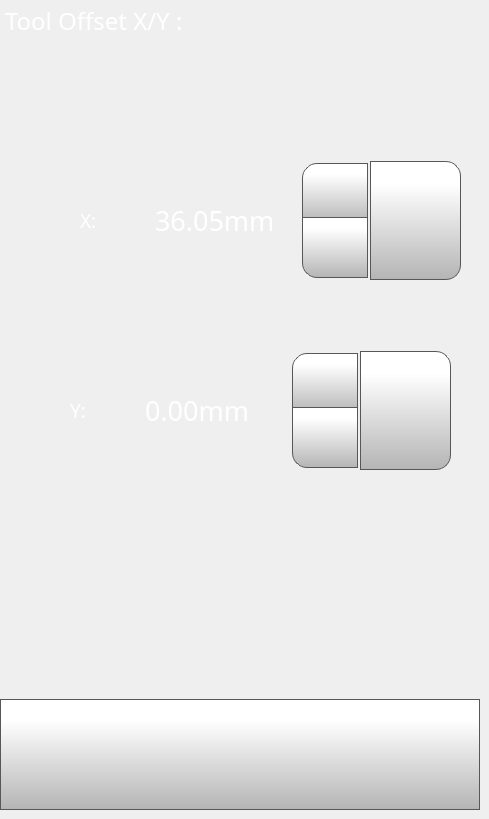
    <widget class="QWidget" name="toolOffsetXYPage">
     <widget class="QLabel" name="tollOffsetXLabel">
      <property name="geometry">
       <rect>
        <x>80</x>
        <y>210</y>
        <width>70</width>
        <height>21</height>
       </rect>
      </property>
      <property name="font">
       <font>
        <family>Gotham Light</family>
        <pointsize>14</pointsize>
        <weight>50</weight>
        <bold>false</bold>
       </font>
      </property>
      <property name="styleSheet">
       <string notr="true">color: rgb(255, 255, 255);</string>
      </property>
      <property name="text">
       <string>X:</string>
      </property>
     </widget>
     <widget class="QPushButton" name="toolOffsetXYBackButton">
      <property name="geometry">
       <rect>
        <x>0</x>
        <y>699</y>
        <width>480</width>
        <height>111</height>
       </rect>
      </property>
      <property name="minimumSize">
       <size>
        <width>0</width>
        <height>0</height>
       </size>
      </property>
      <property name="font">
       <font>
        <family>Gotham Light</family>
        <pointsize>9</pointsize>
       </font>
      </property>
      <property name="styleSheet">
       <string notr="true">QPushButton {
     border: 1px solid rgb(87, 87, 87);
	background-color: qlineargradient(spread:pad, x1:0, y1:1, x2:0, y2:0.188, stop:0 rgba(180, 180, 180, 255), stop:1 rgba(255, 255, 255, 255));


}

QPushButton:pressed {
    background-color: qlineargradient(x1: 0, y1: 0, x2: 0, y2: 1,
                                      stop: 0 #dadbde, stop: 1 #f6f7fa);
}

QPushButton:flat {
    border: none; /* no border for a flat push button */
}

QPushButton:default {
    border-color: navy; /* make the default button prominent */
}

QPushButton:focus {
	outline: none;
}</string>
      </property>
      <property name="text">
       <string/>
      </property>
      <property name="icon">
       <iconset>
        <normaloff>templates/img/arrows-4.png</normaloff>templates/img/arrows-4.png</iconset>
      </property>
      <property name="iconSize">
       <size>
        <width>50</width>
        <height>50</height>
       </size>
      </property>
      <property name="checkable">
       <bool>false</bool>
      </property>
      <property name="autoDefault">
       <bool>false</bool>
      </property>
      <property name="default">
       <bool>false</bool>
      </property>
      <property name="flat">
       <bool>false</bool>
      </property>
     </widget>
     <widget class="QLabel" name="toolOffsetLabel">
      <property name="geometry">
       <rect>
        <x>5</x>
        <y>5</y>
        <width>281</width>
        <height>31</height>
       </rect>
      </property>
      <property name="font">
       <font>
        <family>Gotham</family>
        <pointsize>18</pointsize>
        <weight>50</weight>
        <bold>false</bold>
       </font>
      </property>
      <property name="styleSheet">
       <string notr="true">color: rgb(255, 255, 255);</string>
      </property>
      <property name="text">
       <string>Tool Offset X/Y :</string>
      </property>
     </widget>
     <widget class="QDoubleSpinBox" name="toolOffsetXDoubleSpinBox">
      <property name="geometry">
       <rect>
        <x>150</x>
        <y>160</y>
        <width>221</width>
        <height>121</height>
       </rect>
      </property>
      <property name="font">
       <font>
        <family>Gotham</family>
        <pointsize>20</pointsize>
       </font>
      </property>
      <property name="styleSheet">
       <string notr="true">QDoubleSpinBox {
    padding-right: 5px; /* make room for the arrows */
	color: rgb(255, 255, 255);
	background-color: rgba(255, 255, 255, 0);
   
}
QDoubleSpinBox ::text:selected {
	background-color: rgb(255, 146, 57);
   
}
QDoubleSpinBox::up-button {
     border: 1px solid rgb(87, 87, 87);

border-top-left-radius: 15px;
	background-color: qlineargradient(spread:pad, x1:0, y1:1, x2:0, y2:0.188, stop:0 rgba(180, 180, 180, 255), stop:1 rgba(255, 255, 255, 255));
    width: 60px;
     height: 55px;
    padding: 2px;
}

QDoubleSpinBox::up-arrow { 
image: url(./templates/img/arrows.png);
    width: 40px;
     height: 40px;
padding: 5px;
}



QDoubleSpinBox::up-button:pressed {
    background-color: qlineargradient(x1: 0, y1: 0, x2: 0, y2: 1,
                                      stop: 0 #dadbde, stop: 1 #f6f7fa);
}


QDoubleSpinBox::down-button {
     border: 1px solid rgb(87, 87, 87);
border-bottom-left-radius: 15px;
	background-color: qlineargradient(spread:pad, x1:0, y1:1, x2:0, y2:0.188, stop:0 rgba(180, 180, 180, 255), stop:1 rgba(255, 255, 255, 255));
    width: 60px;
     height: 55px;
    padding: 2px;
}

QDoubleSpinBox::down-arrow { 
image: url(./templates/img/arrows-5.png);
    width: 40px;
    height: 40px;
padding: 5px;
}

QDoubleSpinBox::down-button:pressed {
    background-color: qlineargradient(x1: 0, y1: 0, x2: 0, y2: 1,
                                      stop: 0 #dadbde, stop: 1 #f6f7fa);

}

</string>
      </property>
      <property name="readOnly">
       <bool>false</bool>
      </property>
      <property name="buttonSymbols">
       <enum>QAbstractSpinBox::UpDownArrows</enum>
      </property>
      <property name="accelerated">
       <bool>true</bool>
      </property>
      <property name="suffix">
       <string>mm</string>
      </property>
      <property name="decimals">
       <number>2</number>
      </property>
      <property name="minimum">
       <double>32.000000000000000</double>
      </property>
      <property name="maximum">
       <double>40.000000000000000</double>
      </property>
      <property name="singleStep">
       <double>0.025000000000000</double>
      </property>
      <property name="value">
       <double>36.049999999999997</double>
      </property>
     </widget>
     <widget class="QPushButton" name="toolOffsetXSetButton">
      <property name="geometry">
       <rect>
        <x>370</x>
        <y>161</y>
        <width>91</width>
        <height>119</height>
       </rect>
      </property>
      <property name="font">
       <font>
        <family>Gotham</family>
        <pointsize>13</pointsize>
       </font>
      </property>
      <property name="styleSheet">
       <string notr="true">QPushButton {
     border: 1px solid rgb(87, 87, 87);
	background-color: qlineargradient(spread:pad, x1:0, y1:1, x2:0, y2:0.188, stop:0 rgba(180, 180, 180, 255), stop:1 rgba(255, 255, 255, 255));
border-top-right-radius: 15px;
border-bottom-right-radius: 15px;

}

QPushButton:pressed {
    background-color: qlineargradient(x1: 0, y1: 0, x2: 0, y2: 1,
                                      stop: 0 #dadbde, stop: 1 #f6f7fa);
}

QPushButton:flat {
    border: none; /* no border for a flat push button */
}

QPushButton:default {
    border-color: navy; /* make the default button prominent */
}
QPushButton:focus {
	outline: none;
}</string>
      </property>
      <property name="text">
       <string/>
      </property>
      <property name="icon">
       <iconset>
        <normaloff>templates/img/verification-mark.png</normaloff>templates/img/verification-mark.png</iconset>
      </property>
      <property name="iconSize">
       <size>
        <width>50</width>
        <height>50</height>
       </size>
      </property>
     </widget>
     <widget class="QPushButton" name="toolOffsetYSetButton">
      <property name="geometry">
       <rect>
        <x>360</x>
        <y>351</y>
        <width>91</width>
        <height>119</height>
       </rect>
      </property>
      <property name="font">
       <font>
        <family>Gotham</family>
        <pointsize>13</pointsize>
       </font>
      </property>
      <property name="styleSheet">
       <string notr="true">QPushButton {
     border: 1px solid rgb(87, 87, 87);
	background-color: qlineargradient(spread:pad, x1:0, y1:1, x2:0, y2:0.188, stop:0 rgba(180, 180, 180, 255), stop:1 rgba(255, 255, 255, 255));
border-top-right-radius: 15px;
border-bottom-right-radius: 15px;

}

QPushButton:pressed {
    background-color: qlineargradient(x1: 0, y1: 0, x2: 0, y2: 1,
                                      stop: 0 #dadbde, stop: 1 #f6f7fa);
}

QPushButton:flat {
    border: none; /* no border for a flat push button */
}

QPushButton:default {
    border-color: navy; /* make the default button prominent */
}
QPushButton:focus {
	outline: none;
}</string>
      </property>
      <property name="text">
       <string/>
      </property>
      <property name="icon">
       <iconset>
        <normaloff>templates/img/verification-mark.png</normaloff>templates/img/verification-mark.png</iconset>
      </property>
      <property name="iconSize">
       <size>
        <width>50</width>
        <height>50</height>
       </size>
      </property>
     </widget>
     <widget class="QDoubleSpinBox" name="toolOffsetYDoubleSpinBox">
      <property name="geometry">
       <rect>
        <x>140</x>
        <y>350</y>
        <width>221</width>
        <height>121</height>
       </rect>
      </property>
      <property name="font">
       <font>
        <family>Gotham</family>
        <pointsize>20</pointsize>
       </font>
      </property>
      <property name="styleSheet">
       <string notr="true">QDoubleSpinBox {
    padding-right: 5px; /* make room for the arrows */
	color: rgb(255, 255, 255);
	background-color: rgba(255, 255, 255, 0);
   
}
QDoubleSpinBox ::text:selected {
	background-color: rgb(255, 146, 57);
   
}
QDoubleSpinBox::up-button {
     border: 1px solid rgb(87, 87, 87);

border-top-left-radius: 15px;
	background-color: qlineargradient(spread:pad, x1:0, y1:1, x2:0, y2:0.188, stop:0 rgba(180, 180, 180, 255), stop:1 rgba(255, 255, 255, 255));
    width: 60px;
     height: 55px;
    padding: 2px;
}

QDoubleSpinBox::up-arrow { 
image: url(./templates/img/arrows.png);
    width: 40px;
     height: 40px;
padding: 5px;
}



QDoubleSpinBox::up-button:pressed {
    background-color: qlineargradient(x1: 0, y1: 0, x2: 0, y2: 1,
                                      stop: 0 #dadbde, stop: 1 #f6f7fa);
}


QDoubleSpinBox::down-button {
     border: 1px solid rgb(87, 87, 87);
border-bottom-left-radius: 15px;
	background-color: qlineargradient(spread:pad, x1:0, y1:1, x2:0, y2:0.188, stop:0 rgba(180, 180, 180, 255), stop:1 rgba(255, 255, 255, 255));
    width: 60px;
     height: 55px;
    padding: 2px;
}

QDoubleSpinBox::down-arrow { 
image: url(./templates/img/arrows-5.png);
    width: 40px;
    height: 40px;
padding: 5px;
}

QDoubleSpinBox::down-button:pressed {
    background-color: qlineargradient(x1: 0, y1: 0, x2: 0, y2: 1,
                                      stop: 0 #dadbde, stop: 1 #f6f7fa);

}

</string>
      </property>
      <property name="readOnly">
       <bool>false</bool>
      </property>
      <property name="buttonSymbols">
       <enum>QAbstractSpinBox::UpDownArrows</enum>
      </property>
      <property name="accelerated">
       <bool>true</bool>
      </property>
      <property name="suffix">
       <string>mm</string>
      </property>
      <property name="decimals">
       <number>2</number>
      </property>
      <property name="minimum">
       <double>-4.000000000000000</double>
      </property>
      <property name="maximum">
       <double>4.000000000000000</double>
      </property>
      <property name="singleStep">
       <double>0.025000000000000</double>
      </property>
     </widget>
     <widget class="QLabel" name="toolOffsetYLabel">
      <property name="geometry">
       <rect>
        <x>70</x>
        <y>400</y>
        <width>70</width>
        <height>21</height>
       </rect>
      </property>
      <property name="font">
       <font>
        <family>Gotham Light</family>
        <pointsize>14</pointsize>
        <weight>50</weight>
        <bold>false</bold>
       </font>
      </property>
      <property name="styleSheet">
       <string notr="true">color: rgb(255, 255, 255);</string>
      </property>
      <property name="text">
       <string>Y:</string>
      </property>
     </widget>
    </widget>
